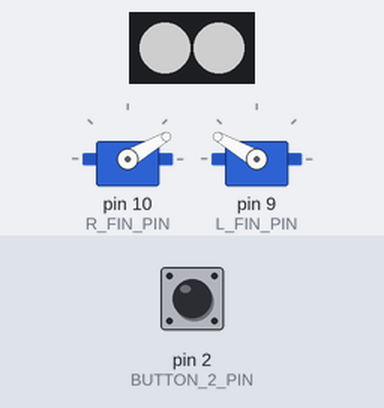
A sketch run on a simulated Arduino Uno, built with avr-gcc and run on an emulated ATmega328P. Parts: 2 RGB LEDs in strip order, left to right, 2 × servo. The inputs (shaded band) are chosen by the test bench; at power-on: pin 2 (BUTTON_2_PIN) LOW. Dim RGB values are drawn brighter than linear.

Above: at 1.2 s.
1.3 s: pin 2 (BUTTON_2_PIN) pulled HIGH for 0.15 s
At 4.1 s:
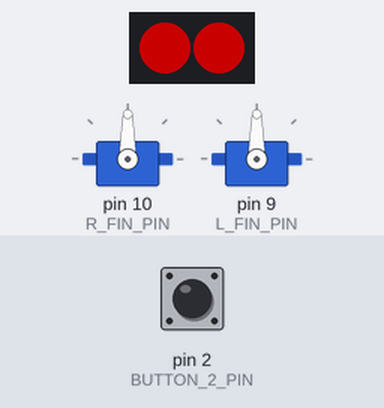
4.3 s: pin 2 (BUTTON_2_PIN) pulled HIGH for 1 s
At 7.1 s:
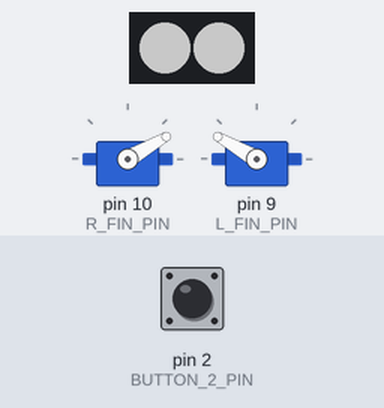
7.3 s: pin 2 (BUTTON_2_PIN) pulled HIGH for 0.15 s
At 10.1 s:
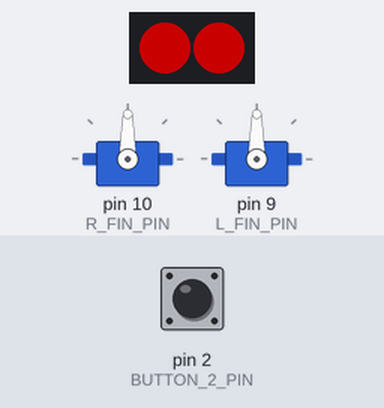
10.3 s: pin 2 (BUTTON_2_PIN) pulled HIGH for 1 s
At 13.1 s:
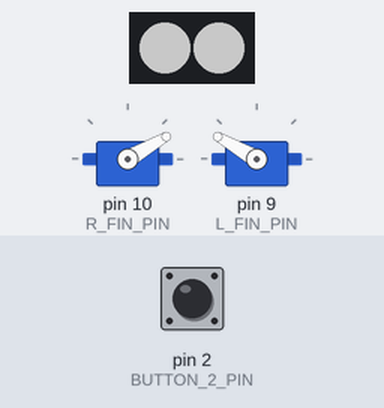
Timing chart, 0 to 14.3 s (numbered marks = the images above; inputs shaded):
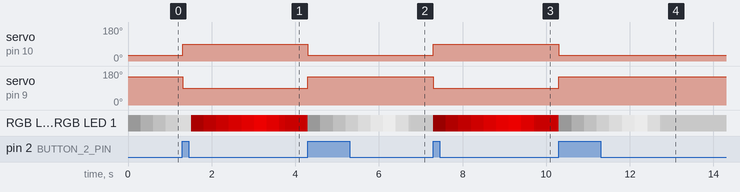

The sketch:

Moods.ino
```cpp
/**
 * This is the base arduino sketch for testing and setting up the
 * eyes and ear fins... the elements that show mood. The eyes will
 * change colors and fins will spread or retract depending on the
 * current mood. These are triggered by the "changeMood" button
 * which is handled via one of the external interrupt pins.
 *
 * For a more detailed explanation, you can read the overview at...
 * https://github.com/ThomasDCarney/Stargate-JaffaHelmet/blob/master/MoodOverview.md
 *
 * To read more about adafruit NeoPixels or grab the library...
 * https://learn.adafruit.com/adafruit-neopixel-uberguide/the-magic-of-neopixels
 *
 * Use and modify as you like!
 *
 * Author: Thomas Carney
 * Date: 04/05/2018
 * Last Update: 04/06/2018
 */

// Tie in necessary libraryies
#include <Adafruit_NeoPixel.h> // for NeoPixel.
#include <Servo.h>  // for servos.

// Specify pins used.
const int BUTTON_2_PIN = 2; // Change Mood Button.
const int NEO_PIN = 11; // Data pin for the NeoPixels.
const int R_FIN_PIN = 10; // Right fin servo.
const int L_FIN_PIN = 9; // Left pin servo.

// Define how to differentiate moods.
const int PASSIVE_MOOD = 0;
const int AGGRESSIVE_MOOD = 1;
int currentMood = 0;
volatile boolean moodChanged = true; // Keep volatile (Used by ISR).

/* Define key angles for each servo.
 * HOME = Angle at which fins are collapsed (passive).
 * RANGE = Spread distance from HOME when expanded (aggressive)
 */
const int R_FIN_HOME = 30;
const int L_FIN_HOME = 150;
const int FIN_RANGE = 60;

/* The NeoPixel Strip object is used to represent/control the pixels.
 * Parameter 1 = Number of pixels in the strip.
 * Parameter 2 = Pin used for data input.
 * Parameter 3 = Pixel type flags... see documentation!
 */
const int NUM_PIXELS = 2; // Number of pixels on chain (One per eye).
Adafruit_NeoPixel strip = Adafruit_NeoPixel(NUM_PIXELS, NEO_PIN, NEO_GRB);

// Will hold RGB values, 0 = off, 255 = max.
int red = 100;
int green = 100;
int blue = 100;

// Create our servo objects.
Servo finRightServo;
Servo finLeftServo;

void setup() {

  // Initialize buttons.
  pinMode(BUTTON_2_PIN, INPUT);
  attachInterrupt(digitalPinToInterrupt(BUTTON_2_PIN), changeMood, RISING);

  // Init the NeoPixels strip.
  strip.begin();

  // Set some initial colors.
  for(int i = 0; i < NUM_PIXELS; i++) {

    strip.setPixelColor(i, red, green, blue);


  }

  // Send color instructions to the strip.
  strip.show();

  // Init the fin servos.
  finRightServo.attach(R_FIN_PIN);
  finLeftServo.attach(L_FIN_PIN);
  finRightServo.write(R_FIN_HOME);
  finLeftServo.write(L_FIN_HOME);

} // end setup


void loop() {

  updateMoodEffects();

} // end loop


/**
 * This function will handle all updates related to helmets "mood"
 * and the outward effects.
 */
void updateMoodEffects() {

  boolean resetEyes = false;
  boolean resetFins = false;

  // Check if the change mood button was pressed.
  if(moodChanged) {

    // Trigger the reset of all mood indicators.
    resetEyes = true;
    resetFins = true;

    // Modify Globals.
    currentMood = (currentMood + 1) % 2; // Change mood.
    moodChanged = false; // Acknowledge/reset notification.

  }

  /* See if the color needs updating, returns a boolean true if values
   * were changed (false otherwise). If no changes occured then no need
   * to push the same values again.
   */
  if(updateColorValues(resetEyes)) {

    for(int i = 0; i < NUM_PIXELS; i++) {

      strip.setPixelColor(i, red, green, blue);
      strip.show();

    }

  }

  updateFinPositions(resetFins);

}


/**
 * This function will update fin positions. This may include resetting the fins
 * between mood changes or random fluxuations done for effect.
 *
 * @param resetFins - A boolean true if the fins should be reset, otherwise false.
 * The exact position will depend current mood of the system.
 */
void updateFinPositions(boolean resetFins) {

  if(resetFins) {

    if(currentMood) {

      finRightServo.write(R_FIN_HOME);
      finLeftServo.write(L_FIN_HOME);

    } else {

      finRightServo.write(R_FIN_HOME + FIN_RANGE);
      finLeftServo.write(L_FIN_HOME - FIN_RANGE);

    }

  }

} // end updateFinPositions


/**
 * This function handles updating pixel color values. This may include
 * resetting colors do to mood change, as part of the animation cycle or random
 * fluxuations done for effect.
 *
 * @param resetEyes - A boolean true if the eyes should reset, false otherwise.
 * The colors will depend on current mood of the system.
 *
 * @return - A boolean true if colors were updated/changed, false otherwise.
 */
boolean updateColorValues(boolean resetEyes) {

  // Call the appropriate update function.
  if(currentMood) {

    return updatePassiveColors(resetEyes);

  } else {

    return updateAggressiveColors(resetEyes);

  }

} // end updateColorValues


/**
 * This method is used to update colors while in the angry/agressive state.
 *
 * @param resetEyes - A boolean true if the update should start from reset,
 * false otherwise.
 *
 * @return - A boolean true if colors were updated/changed, false otherwise.
 */
boolean updateAggressiveColors(boolean resetEyes) {

  // Used to log timing.
  static long lastUpdateTime = 0;

  // Constants specific to the angry state.
  const int BASE_RED = 25;
  const int MID_RED = 100;
  const int OVERLOAD = 100; // Will pulse this far above mid levels.

  // Timing variables for each phase.
  const long PHASE_2_DELAY = 10;
  const long PHASE_3_DELAY = 7;

  // Booleans to control phases of the animation.
  static boolean phase2 = false;
  static boolean phase3 = false;

  // Return value, must be updated if values are changed.
  boolean valuesChanged = false;

  /* This outer IF-Else block work kind of like Keyframes or "phases" moving
   * from one action to another. This is a fairly short example but add/remove
   * phases until you reach the desired effect.
   *
   * Phase 1: Reset the eyes to a dim red.
   * Phase 2: Raise eye brightness to overloaded state.
   * Phase 3: Cool down eyes to standard level.
   * Stay Put!
   */
  if(resetEyes) {

    red = BASE_RED;
    green = 0;
    blue = 0;

    phase2 = true; // Trigger the next phase.
    valuesChanged = true;

  } else if(phase2) {

    // Change delay to speed up or slow down the overload speed.
    if(valuesChanged = hasEnoughTimePassed(PHASE_2_DELAY, lastUpdateTime)) {

      red++;

    }

    // Once overloaded, move to next phase.
    if(red == MID_RED + OVERLOAD) {

      phase2 = false; // Trigger the next phase.
      phase3 = true;

    }

  } else if(phase3) {

    // Change delay to speed up or slow the cool down.
    if(valuesChanged = hasEnoughTimePassed(PHASE_3_DELAY, lastUpdateTime)) {

      red--;

    }

    // Once eyes have cooled down, move past phase 3.
    if(red == MID_RED) {

      phase3 = false;

    }

  }

  if(valuesChanged) {

    lastUpdateTime = millis();

  }

  return valuesChanged;

} // end updateAngryColors


/**
 * This method is used to update colors while in the passive state.
 *
 * @param resetEyes - A boolean true if the update should start from reset,
 * false otherwise.
 *
 * @return - A boolean true if colors were updated/changed, false otherwise.
 */
boolean updatePassiveColors(boolean resetEyes) {

  // Used to log timing.
  static int lastUpdateTime = 0;

  // Costants specific to the passive state.
  const int BASE_RED = 25;
  const int BASE_GREEN = 25;
  const int BASE_BLUE = 25;
  const int MID_RED = 100;
  const int MID_GREEN = 100;
  const int MID_BLUE = 100;
  const int OVERLOAD = 100;

  // Timing variables for each phase.
  const long PHASE_2_DELAY = 10;
  const long PHASE_3_DELAY = 7;

  // Booleans to control phases of the animation.
  static boolean phase2 = false;
  static boolean phase3 = false;

  // Return value, update if values actually change.
  boolean valuesChanged = false;

  /* This outer IF-Else block work kind of like Keyframes or "phases" moving
   * from one action to another. This is a fairly short example but add/remove
   * phases until you reach the desired effect.
   *
   * Phase 1: Reset the eyes to a dim white.
   * Phase 2: Raise eye brightness to overloaded state.
   * Phase 3: Cool down eyes to standard level.
   * Stay Put!
   */
  if(resetEyes) {

    red = BASE_RED;
    green = BASE_GREEN;
    blue = BASE_BLUE;

    phase2 = true; // Trigger the next phase.
    valuesChanged = true;

  } else if(phase2) {

    // Change delay to speed up or slow the cool down.
    if(valuesChanged = hasEnoughTimePassed(PHASE_2_DELAY, lastUpdateTime)) {

      incrementPassiveColors();

    }

    // Once the eyes have reached max brightness.
    if(red == MID_RED + OVERLOAD) {

      phase2 = false; // This phase is over.
      phase3 = true; // Next phase begins.

    }

  } else if(phase3) {

    // Change delay to speed up or slow the cool down.
    if(valuesChanged = hasEnoughTimePassed(PHASE_3_DELAY, lastUpdateTime)) {

      decrementPassiveColors();

    }

    // Once settled, move to standard animation.
    if(red <= MID_RED) {

      phase3 = false; // This phase is over.

    }

  }

  if(valuesChanged) {

    lastUpdateTime = millis();

  }

  return valuesChanged;

} // end updatePassiveColors


/**
 * This function is used to increment the colors while in the passive state.
 */
void incrementPassiveColors() {

  red++;
  green++;
  blue++;

} // end incrementPassiveColors


/**
 * This function is used to decrement colors while in the passive state.
 */
void decrementPassiveColors() {

  red--;
  green--;
  blue--;

} // end decrementPassiveColors


/**
 * A helper method used to delay or prevent repetative actions without wasting
 * processor time.
 *
 * @param delayInterval - The minimum time between identical actions.
 *
 * @param lastUpdateTime - The last time the specific action was taken.
 */
boolean hasEnoughTimePassed(long delayInterval, long lastUpdateTime) {

  return (millis() - lastUpdateTime) >= delayInterval;

} // end hasEnoughTimePassed


/**
 * Interrupt Service Routine for the change mood button.
 */
void changeMood() {

      // Notice, this is slightly different than how it was done in MoodMode.ino

      /* There is a specific animation that occurs each time the mood flips which
       * involvs the eyes and ear fins. We really shouldn't deal with that in this
       * service routine because nothing else will get happen until it wraps up.
       * So, we're going to flag that a change was requested and the main loop
       * will handle in it's own way.
       */
      moodChanged = true; // Flag for outside methods to do something.

} // end moodButtonISR
```

Measured:
- after the input at 1.3 s, servo on pin 10 (R_FIN_PIN): 30° → 90° at once; servo on pin 9 (L_FIN_PIN): 150° → 90° at once
- after the input at 4.3 s, servo on pin 10 (R_FIN_PIN): 90° → 30° at once; servo on pin 9 (L_FIN_PIN): 90° → 150° at once; RGB LED 0, RGB LED 1: RGB(100, 0, 0) → RGB(25, 25, 25) at once, → RGB(55, 55, 55) 0.30 s later, → RGB(85, 85, 85) 0.30 s later, → RGB(115, 115, 115) 0.30 s later, … (10 changes in this stretch)
- after the input at 7.3 s, servo on pin 10 (R_FIN_PIN): 30° → 90° at once; servo on pin 9 (L_FIN_PIN): 150° → 90° at once; RGB LED 0, RGB LED 1: RGB(100, 100, 100) → RGB(25, 0, 0) at once, → RGB(55, 0, 0) 0.30 s later, → RGB(85, 0, 0) 0.30 s later, → RGB(115, 0, 0) 0.30 s later, … (10 changes in this stretch)
- after the input at 10.3 s, servo on pin 10 (R_FIN_PIN): 90° → 30° at once; servo on pin 9 (L_FIN_PIN): 90° → 150° at once; RGB LED 0, RGB LED 1: RGB(100, 0, 0) → RGB(25, 25, 25) at once, → RGB(56, 56, 56) 0.31 s later, → RGB(86, 86, 86) 0.30 s later, → RGB(116, 116, 116) 0.30 s later, … (10 changes in this stretch)
